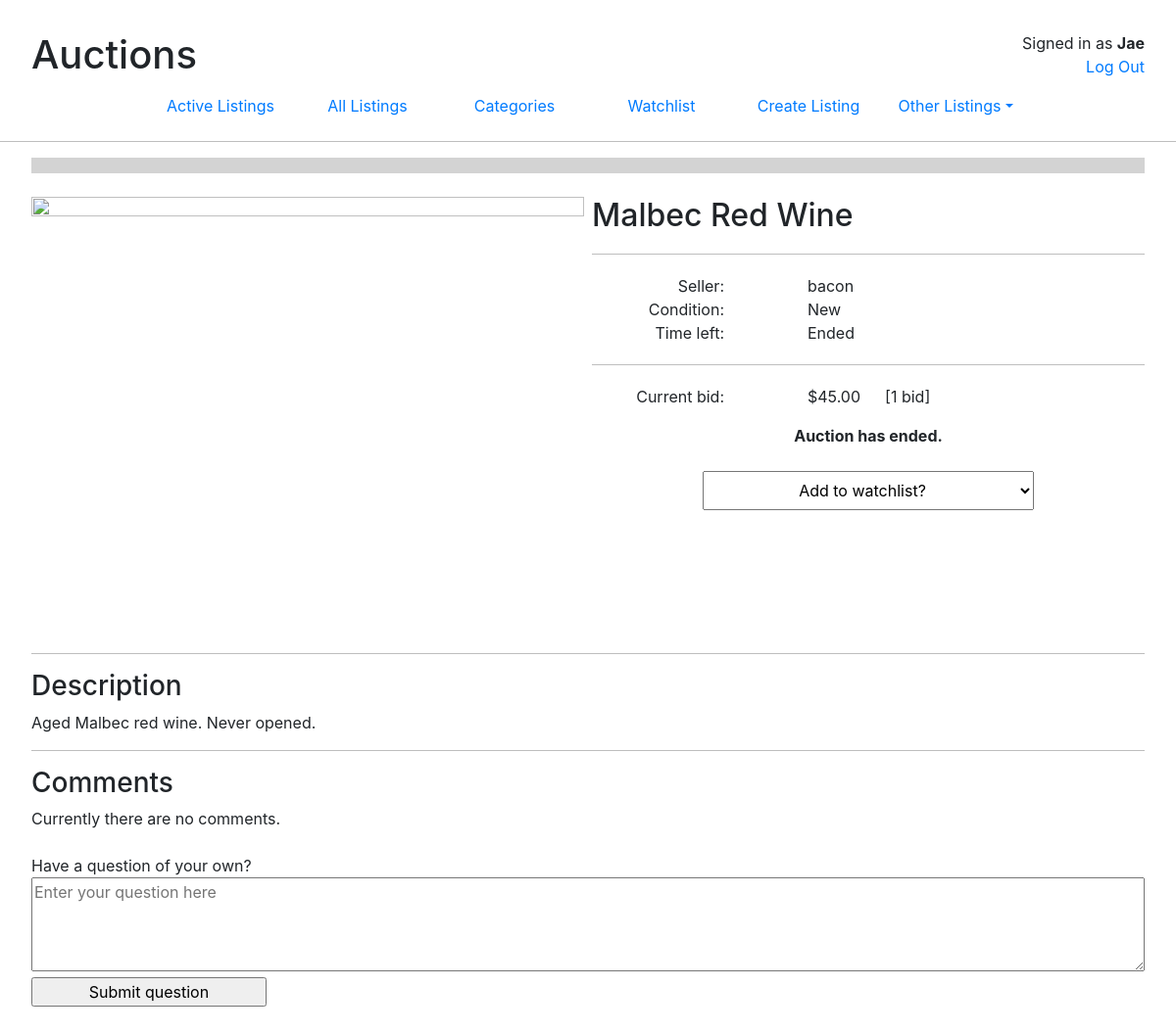
The page /listing/22 (signed in) on the database its author committed.
### auctions/models.py (models this page shows, shortened)
class User(AbstractUser):
    pass

class Listing(models.Model):
    title           = models.CharField(max_length=30)
    category        = models.ForeignKey(Category, blank=True, null=True, on_delete=models.SET_NULL)
    condition       = models.ForeignKey(Condition, blank=True, null=True, on_delete=models.SET_NULL)
    description     = models.TextField(max_length=300)
    image           = models.URLField(blank = True, null=True)
    start_dateTime  = models.DateTimeField(auto_now_add=True)
    end_dateTime    = models.DateTimeField(null=True, blank=True)
    seller          = models.ForeignKey(User, on_delete=models.CASCADE, related_name="seller")
    starting_price  = models.DecimalField(max_digits=10, decimal_places=2, default=None)
    is_active       = models.BooleanField(default=True)
    winner          = models.ForeignKey(User, blank=True, default=None, null=True, on_delete=models.SET_NULL, related_name="winner")

class Condition(models.Model):
    condition_quality = models.CharField(max_length=50)
    def __str__(self):
        return f"{self.condition_quality}"

class Bid(models.Model):
    listing         = models.ForeignKey(Listing, on_delete=models.CASCADE)
    bidder          = models.ForeignKey(User, default=None, on_delete=models.CASCADE)
    bid_amount      = models.DecimalField(max_digits=10, decimal_places=2)
    bid_dateTime    = models.DateTimeField(auto_now_add=True)

### auctions/views.py (the view)
# urls.py: path("listing/<int:id>", views.listing, name="listing"),
def listing(request, id):
    active_check()
    listing     = Listing.objects.get(pk=id)
    bids        = Bid.objects.filter(listing=id)
    comments    = Comment.objects.filter(listing=id)
    if bids.count() > 0:
        required_bid = bids.latest('bid_amount').bid_amount
    elif bids.count() == 0:
        required_bid = listing.starting_price
    bid_form = NewBidForm(initial={"listing" : id, "bidder" : request.user})
    bid_form.fields['bid_amount'].label = ""
    bid_form.fields['bid_amount'].widget.attrs.update(placeholder="Bid amount", min=required_bid + 1)
    comment_form = NewCommentForm(initial={"listing" : id, "commenter" : request.user})
    comment_form.fields['comment_text'].label = ""
    comment_form.fields['comment_text'].widget.attrs.update(placeholder="Enter your question here")
    try:
        Watchlist.objects.filter(listing=id).get(user=request.user)
        return render(request, "auctions/listing.html", {
            "listing"       : listing,
            "watched"       : True,
            "bids"          : bids,
            "required_bid"  : required_bid,
            "bid_form"      : bid_form,
            "comments"      : comments,
            "comment_form"  : comment_form
        })
    except:
        return render(request, "auctions/listing.html", {
            "listing"       : listing,
            "bids"          : bids,
            "required_bid"  : required_bid,
            "bid_form"      : bid_form,
            "comments"      : comments,
            "comment_form"  : comment_form
        })

### auctions/forms.py
class NewBidForm(forms.ModelForm):
    class Meta:
        model = Bid
        fields = "__all__"
        widgets = {
            "listing" : forms.HiddenInput(),
            "bidder" : forms.HiddenInput()
        }

class NewCommentForm(forms.ModelForm):
    class Meta:
        model = Comment
        fields = "__all__"
        widgets = {
            "listing" : forms.HiddenInput(),
            "commenter" : forms.HiddenInput()
        }

### auctions/views.py (called while the page is built)
def active_check():
    listings = Listing.objects.filter(is_active = True)
    for listing in listings:
        if listing.end_dateTime <= timezone.now():
            try:
                winning_bid = Bid.objects.filter(listing=id).first()
                listing.is_active = False
                listing.winner = winning_bid.bidder
                listing.end_dateTime = timezone.now()
                listing.save()
            except:
                listing.is_active = False
                listing.end_dateTime = timezone.now()
                listing.save()

### auctions/templates/auctions/listing.html (shortened to what this page needs)
{% extends "auctions/layout.html" %}
{% load listingtags %}
{% block body %}
    <div class="listing-container">
        {% if not listing.is_active %}
            <div class="listing-ended-title">
            </div>
            <br>
        {% endif %}
        <div class="listing-content">
            <div class="listing-auction-details">
                <div class="listing-img-section">
                    {% if listing.image %}
                        <img src="{{ listing.image }}" class="listing-img">
                    {% else %}
                        <img src="https://us.123rf.com/450wm/pavelstasevich/pavelstasevich1811/pavelstasevich181101032/112815935-no-image-available-icon-flat-vector-illustration.jpg?ver=6" class="listing-img">
                    {% endif %}
                </div>
                <div class="listing-details-section">
                    <H2>{{listing.title}}</H2>
                    <hr class="secondary-hr">
                    <div class="grid-2">
                        <div class="listing-details-label">
                            Seller:
                        </div>
                        <div class="listing-details-value">
                            {{ listing.seller }}
                        </div>
                    </div>
                    <div class="grid-2">
                        {% if listing.condition %}
                            <div class="listing-details-label">
                                Condition:
                            </div>
                            <div class="listing-details-value">
                                {{ listing.condition }}
                            </div>
                        {% endif %}
                    </div>
                    <div class="grid-2">
                        {% if listing.is_active %}
                            <div class="listing-details-label">
                                Time left:
                            </div>
                            <div class="listing-details value">
                                {{ listing|timeremaining }} | {{  listing|format_endDateTime }}
                            </div>
                        {% else %}
                            <div class="listing-details-label">
                                Time left:
                            </div>
                            <div class="listing-details value">
                                Ended
                            </div>
                        {% endif %}
                    </div>
                    <hr class="secondary-hr">
                    <div class="grid-2">
                        {% if bids.count == 1 %}
                            <div class="listing-details-label">
                                Current bid:
                            </div>
                            <div class="listing-details value">
                                <p>${{ required_bid }} &emsp; [{{ bids.count }} bid] </p>
                            </div>
                        {% endif %}
                    </div>
                    <div class="listing-bid-section">
                        {% if listing.is_active %}
                            {% if user != listing.seller %}
                                <form action="{% url 'bid' listing.id %}" method="post" id="bid">
                                    {% csrf_token %}
                                    {{ bid_form }}
                                    <input type="submit", value="Place bid" style="margin-top: 10px;">
                                </form>
                            {% else %}
                                <b>You can't bid on your own listing.</b>
                            {% endif %}
                        {% else %}
                            <b>Auction has ended.</b>
                        {% endif %}
                    </div>
                    <br>
                    <form action="{% url 'watchlist' %}" method="get">
                        <select name="watch_listing" onchange="this.form.submit()">
                            {% if watched %}
                                <option>Listing is in watchlist</option>
                                <option value="remove {{ listing.id }}">Remove from watchlist</option>
                            {% else %}
                                <option>Add to watchlist?</option>
                            {% endif %}
                        </select>
                    </form>
                </div>
            </div>
            <hr>
            <div>
                <H3>Description</H3>
                {{ listing.description }}
            </div>
            <hr>
            <div>
                <H3>Comments</H3>
                {% for comment in comments %}
                    <div class="comment-row ">
                        <div class="vl"></div>
                        <div class="comment-area">
                            <div class="comment">
                                {{comment.comment_text}}
                            </div>
                            <div class="comment-time">
                                asked on {{ comment.comment_dateTime }}
                            </div>
                        </div>
                    </div>
                    <br>
                {% empty %}
                     Currently there are no comments. <br><br>
                {% endfor %}
                {% if user != listing.seller %}
                    Have a question of your own? <br>
                    <form action="{% url 'comment' listing.id %}" method="post" id="comment">
                        {{ comment_form }}
                        <input type="submit", value="Submit question">
                    </form>
                {% endif %}
            </div>
        </div>
    </div>
{% endblock %}

### auctions/templates/auctions/layout.html (shortened to what this page needs)
{% load static %}
<!DOCTYPE html>
<html lang="en">
    <head>
        <link rel="stylesheet" href="https://stackpath.bootstrapcdn.com/bootstrap/4.4.1/css/bootstrap.min.css">
        <link href="{% static 'auctions/styles.css' %}" rel="stylesheet">
    </head>
    <body>
        <div style="position: relative;">
            <h1>Auctions</h1>
            <div style="position:absolute; top:0px; right:0px; text-align: right;">
                {% if user.is_authenticated %}
                    Signed in as <strong>{{ user.username }}</strong><br>
                    <a  href="{% url 'logout' %}">Log Out</a>
                {% else %}
                    Not signed in<br>
                    <a href="{% url 'login' %}">Log In</a>
                {% endif %}
            </div>
        </div>
        <ul class="nav nav-justified justify-content-center ">
            <li class="nav-item">
                <a class="nav-link" href="{% url 'index' %}">Active Listings</a>
            </li>
            <li class="nav-item">
                <a class="nav-link" href="{% url 'index' %}?id=all">All Listings</a>
            </li>
            <li class="nav-item">
                <a class="nav-link" href="{% url 'categories' %}">Categories</a>
            </li>
            {% if user.is_authenticated %}
                <li class="nav-item">
                    <a class="nav-link" href="{% url 'watchlist' %}">Watchlist</a>
                </li>
                <li class="nav-item">
                    <a class="nav-link" href="{% url 'create' %}">Create Listing</a>
                </li>
                <li class="nav-item dropdown">
                    <a class="nav-link dropdown-toggle" data-toggle="dropdown" href="#" role="button" aria-haspopup="true" aria-expanded="false">Other Listings</a>
                </li>
            {% endif %}
        </ul>
        <hr style="width: 100vw; margin-left: 50%; transform: translateX(-50%);">
        {% block body %}
        {% endblock %}
    </body>
</html>

### auctions/static/auctions/styles.css (style rules this page uses)
html { width: 100vw; margin: auto; }
body { padding: 2rem; max-width: 1248px; margin: auto; }
hr { background-color: lightgray; }
#comment textarea { width: 100%; height: 6rem; }
#comment input { width: 15rem; }
select[name="watch_listing"] { display: block; margin: 0 auto; width: 60%; text-align: center; height: 2.5rem; }
img, picture, image { max-width: 100%; max-height: 100%; display: block; }
.secondary-hr { width: 100%; margin-top: 20px; margin-bottom: 20px; }
.listing-ended-title { text-align: center; padding-top: 0.5rem; padding-bottom: 0.5rem; background-color: lightgray; }
.listing-auction-details { display: grid; gap: 0.5rem; grid-template-columns: repeat(2, 1fr); }
.listing-img { width: 100%; max-height: 450px; aspect-ratio: 1 / 1; object-fit: contain; }
.grid-2 { display: grid; gap: 3rem; grid-template-columns: 0.5fr 1fr; }
.listing-details-label { max-width: 135px; text-align: right; }
.listing-bid-section { text-align: center; }
.nav-item { max-width: 150px; }

### rows shown on the page
User: username "Jae"
Listing: title "Malbec Red Wine", seller "bacon", condition "New", description "Aged Malbec red wine. Never opened."
Bid: bid_amount "45.00"

### other values the page prints
{{ bids.count }} "1"
